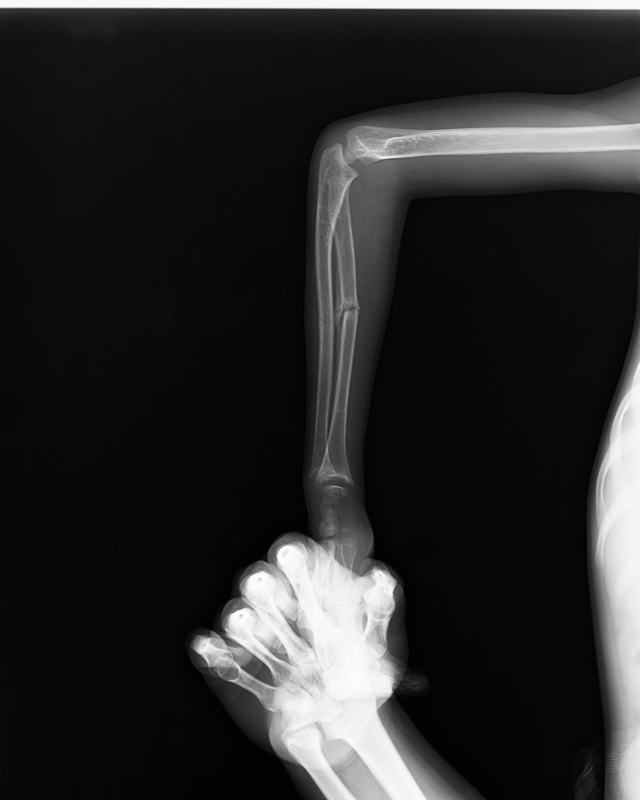
#> input picture multi-agent-single-model/qwen3.8-27b/ID003-xray_analysis/images/ID003-xray.png, 1280 x 1600 px, found by its file name (shown at 1/2 size)
$ python r6_round2.py   (older library calls are emulated)
#> lines starting #> are read from the running program, lines starting #| are printed output that depends on the picture
### multi-agent-single-model/qwen3.8-27b/ID003-xray_analysis/scripts/common.py
"""Shared helpers for the ID003-xray processing pipeline.

All transforms operate in the grayscale (luminance) domain on the original
image. No transform modifies the source file; outputs go to images/.
"""
import os

import cv2
import numpy as np
from PIL import Image

BASE = "/home/ralph/projects/ufsc/pablo-xray-tests/ID003-xray_analysis"
SRC = "/home/ralph/projects/ufsc/pablo-xray-tests/ID003-xray.png"
IMG_DIR = os.path.join(BASE, "images")
PLAN_DIR = os.path.join(BASE, "planning")

W, H = 1280, 1600

# Normalized crop rectangles (x0, x1, y0, y1) from planning/processing_plan.txt
CROPS = {
    "midforearm": (0.40, 0.64, 0.28, 0.50),
    "wrist": (0.40, 0.68, 0.52, 0.80),
    "elbow": (0.42, 0.70, 0.08, 0.34),
    "hand": (0.24, 0.70, 0.58, 1.00),
    "lowerright": (0.38, 0.95, 0.72, 1.00),
}


def load_gray():
    im = Image.open(SRC).convert("L")
    a = np.asarray(im, dtype=np.float32)
    assert a.shape == (H, W), f"unexpected source shape {a.shape}"
    return a


def crop_px(g, x0n, x1n, y0n, y1n):
    xa, xb = int(round(x0n * W)), int(round(x1n * W))
    ya, yb = int(round(y0n * H)), int(round(y1n * H))
    return g[ya:yb, xa:xb], (xa, xb, ya, yb)


def crop_name(g, name):
    return crop_px(g, *CROPS[name])


def save(g, name, mode="L"):
    arr = np.clip(g, 0, 255).astype(np.uint8)
    if mode == "RGB":
        img = Image.fromarray(arr, "RGB")
    else:
        img = Image.fromarray(arr, "L")
    path = os.path.join(IMG_DIR, name)
    img.save(path)
    print(f"[ok] {name}  {arr.shape[1]}x{arr.shape[0]} {mode}")
    return path


def pct_stretch(g, lo=1.0, hi=99.5):
    a, b = np.percentile(g, [lo, hi])
    return np.clip((g - a) / (b - a), 0.0, 1.0) * 255.0


def window(g, plo, phi):
    a, b = np.percentile(g, [plo, phi])
    return np.clip((g - a) / (b - a), 0.0, 1.0) * 255.0


def clahe(g, clip=2.5, tiles=8):
    u8 = np.clip(g, 0, 255).astype(np.uint8)
    cl = cv2.createCLAHE(clipLimit=clip, tileGridSize=(tiles, tiles))
    return cl.apply(u8).astype(np.float32)


def nn_upscale(arr, factor):
    h, w = arr.shape
    im = Image.fromarray(np.clip(arr, 0, 255).astype(np.uint8))
    im = im.resize((int(round(w * factor)), int(round(h * factor))), Image.NEAREST)
    return np.asarray(im, dtype=np.float32)


def unsharp(g, sigma=2.0, amount=0.7):
    blur = cv2.GaussianBlur(g, (0, 0), sigma)
    return g + amount * (g - blur)


def highpass(g, sigma=15.0):
    blur = cv2.GaussianBlur(g, (0, 0), sigma)
    return g - blur


def gray_centered_hp(hp, scale=3.0):
    out = 128.0 + hp * scale
    return np.clip(out, 0, 255)


# [5 lines left out: function append_measurements, not called in this run]

### multi-agent-single-model/qwen3.8-27b/ID003-xray_analysis/scripts/r6_round2.py
"""Round 2 — D2 resolution crops (plan Round 2, R2-1).

Targeted crops of the two oblique long bones in the lower right, at higher
magnification than the Round-1 lowerright crop, to resolve the council
disagreement: second (contralateral) limb (Agent_06) vs torso/soft-tissue
(Agent_04, Agent_03).

Outputs:
  ID003_90_diagonalbones_plain.png  (2x nearest-neighbor, unfiltered)
  ID003_91_diagonalbones_clahe.png  (CLAHE clip 3.0, 8x8)
  ID003_92_diagonalbones_edges.png  (top: Canny white-on-black; bottom: red overlay)
"""
import os
import sys

import cv2
import numpy as np

sys.path.insert(0, os.path.dirname(os.path.abspath(__file__)))
import common as C

BOX = (0.44, 0.74, 0.74, 1.00)  # x0, x1, y0, y1 normalized


def canny_pair(crop, fname):
    g8 = np.clip(crop, 0, 255).astype(np.uint8)
    blur = cv2.GaussianBlur(g8, (0, 0), 1.5)
    gx = cv2.Sobel(blur, cv2.CV_32F, 1, 0)
    gy = cv2.Sobel(blur, cv2.CV_32F, 0, 1)
    mag = np.sqrt(gx ** 2 + gy ** 2)
    mag_u8 = np.clip(mag / max(float(mag.max()), 1e-6) * 255.0, 0, 255).astype(np.uint8)
    t = cv2.threshold(mag_u8, 0, 255, cv2.THRESH_BINARY + cv2.THRESH_OTSU)[0]
    scale = max(float(mag.max()), 1e-6) / 255.0
    edges = cv2.Canny(blur, max(15.0, float(t) * scale / 2.5), max(20.0, float(t) * scale))

    h, w = crop.shape
    panel1 = np.zeros((h, w, 3), dtype=np.float32)
    panel1[edges > 0] = (255, 255, 255)
    base = np.stack([g8] * 3, axis=-1)
    red = base.copy()
    red[edges > 0] = (255, 0, 0)
    sep = np.full((4, w, 3), 128, dtype=np.float32)
    C.save(np.vstack([panel1, sep, red.astype(np.float32)]), fname, mode="RGB")


def main():
    g = C.load_gray()
    crop, box = C.crop_px(g, *BOX)
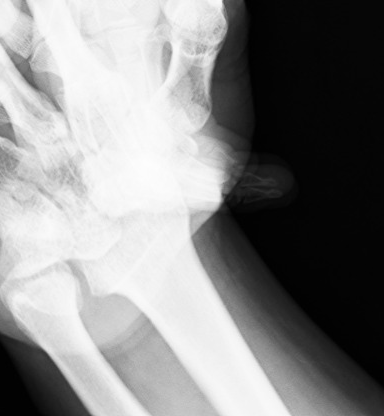
#> crop: shape (416, 384) float32; min 0, max 253, mean 136.6
#> box = (563, 947, 1184, 1600)
    C.save(C.nn_upscale(crop, 2), "ID003_90_diagonalbones_plain.png")
#| [ok] ID003_90_diagonalbones_plain.png  768x832 L
    C.save(C.nn_upscale(C.clahe(crop, clip=3.0, tiles=8), 2), "ID003_91_diagonalbones_clahe.png")
#> in clahe, `return cl.apply(u8).astype(np.float32)`:
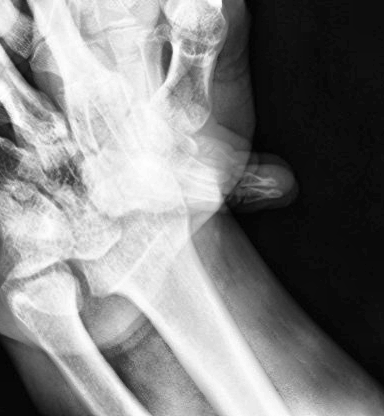
#> returned value: shape (416, 384) float32; min 0, max 255, mean 128.8
#| [ok] ID003_91_diagonalbones_clahe.png  768x832 L
    canny_pair(crop, "ID003_92_diagonalbones_edges.png")
#> in canny_pair, `gy = cv2.Sobel(blur, cv2.CV_32F, 0, 1)`:
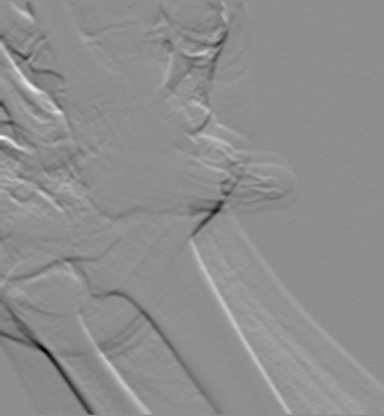
#> gy: shape (416, 384) float32; min -209, max 166, mean 0.1; drawn with min black and max white
#> in canny_pair, `mag = np.sqrt(gx ** 2 + gy ** 2)`:
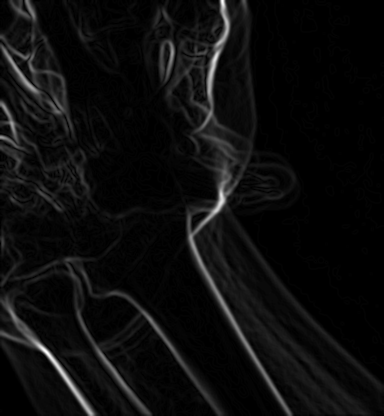
#> mag: shape (416, 384) float32; min 0, max 281.4, mean 14.6; drawn with min black and max white
#> in canny_pair, `t = cv2.threshold(mag_u8, 0, 255, cv2.THRESH_BINARY + cv2.THRESH_OTSU)..`: t = 47
#> in canny_pair, `scale = max(float(mag.max()), 1e-6) / 255.0`: scale = 1.1
#> in canny_pair, `edges = cv2.Canny(blur, max(15.0, float(t) * scale / 2.5), max(20.0, f..`:
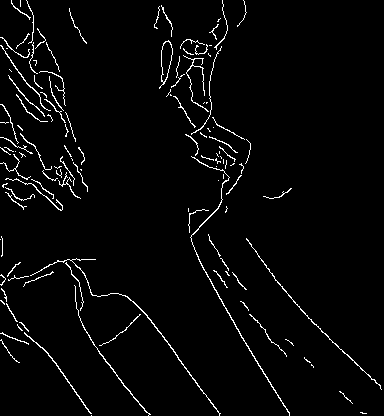
#> edges: shape (416, 384); 3% white in thin lines or dots
#> in canny_pair, `red[edges > 0] = (255, 0, 0)`:
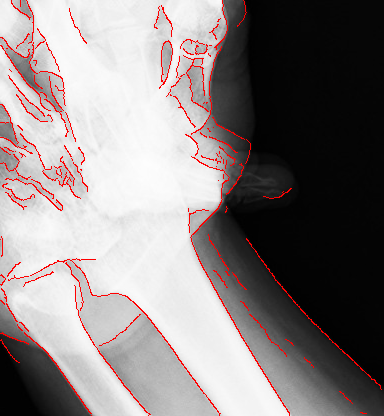
#> red: shape (416, 384, 3); mean of channels 0, 1, 2 139.1, 131.5, 131.5; drawn as R, G, B
#> call 3 of save, with name = 'ID003_92_diagonalbones_edges.png', mode = 'RGB'
#> in save (call 3), `arr = np.clip(g, 0, 255).astype(np.uint8)`:
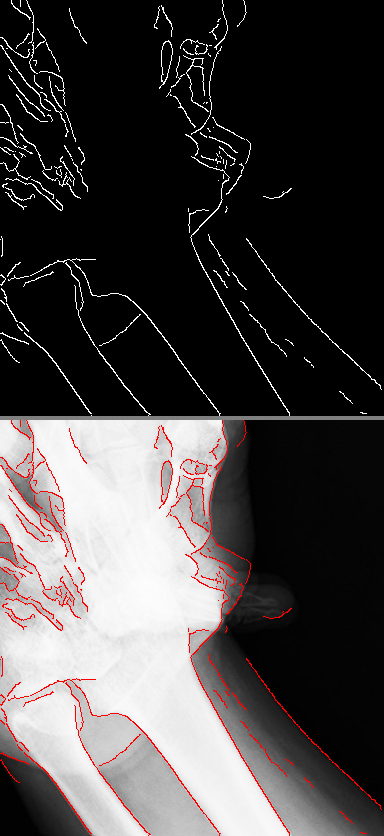
#> arr: shape (836, 384, 3); mean of channels 0, 1, 2 73.6, 69.8, 69.8; drawn as R, G, B
#| [ok] ID003_92_diagonalbones_edges.png  384x836 RGB
    print("[done] r6_round2")


if __name__ == "__main__":
    main()
